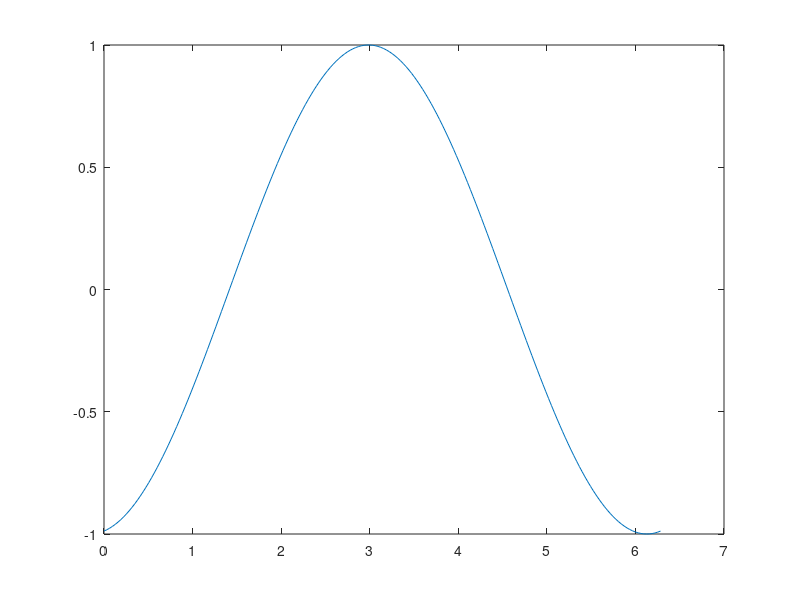
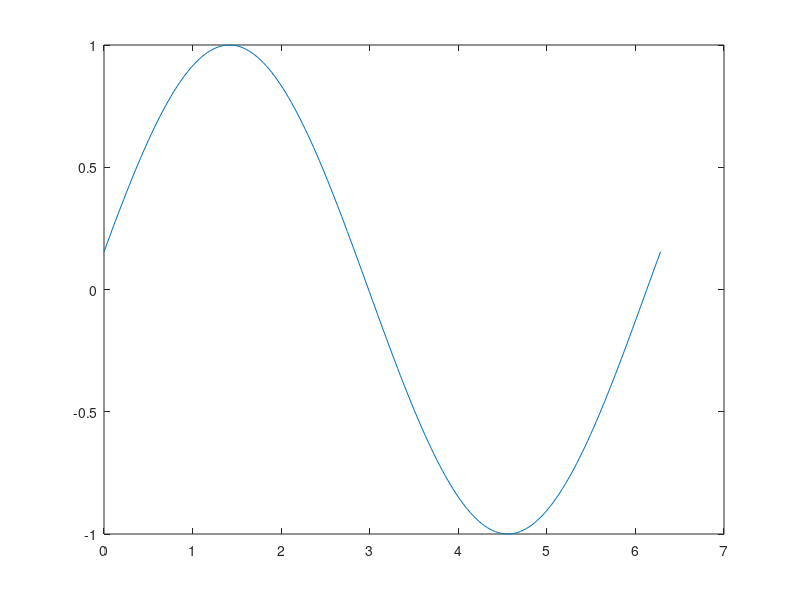

Reproduce these figures in MATLAB, in order.
%% test_plot_focus.m
% Script to compare plot(ax, ...) vs plot(...) regarding figure focus
% NOTE: autogenerated by ChatGPT, modified by PeterC

clear; clc;

%% Test 1: Explicit axes handle -> plot(objAxExplicit, ...)
objFigExplicit = figure('Name','Explicit axes test');
objAxExplicit = axes('Parent', objFigExplicit);
title(objAxExplicit, 'Explicit: plot(ax, ...)');

disp('==============================');
disp('TEST 1: plot(ax, ...)');
disp('==============================');
disp('1) Make sure this figure is created.');
disp('2) Click back on the Command Window or Editor so MATLAB GUI has focus there.');
disp('3) Press Enter to start the test and watch whether the figure steals focus.');
input('   Press Enter to start TEST 1...','s');

for ui32K = 1:300
    dX = linspace(0, 2*pi, 200);
    dY = sin(dX + 0.1 * double(ui32K));

    % Explicit axes: should NOT bring the figure to the foreground
    plot(objAxExplicit, dX, dY);

    % drawnow limitrate;    % minimal GUI update
    pause(0.005);          % slow down so you can see behavior
end

disp('TEST 1 done. The figure should NOT have repeatedly stolen focus.');

%% Test 2: Implicit current axes -> plot(...)
objFigImplicit = figure('Name','Implicit axes test');
objAxImplicit = axes('Parent', objFigImplicit);
title(objAxImplicit, 'Implicit: plot(...)');

% Make objAxImplicit the current axes once
axes(objAxImplicit);  %#ok<LAXES> % sets gca for the following plot(...) calls

disp(' ');
disp('==============================');
disp('TEST 2: plot(...) (implicit current axes)');
disp('==============================');
disp('1) Make sure this second figure is created.');
disp('2) Click back on the Command Window or Editor so MATLAB GUI has focus there.');
disp('3) Press Enter to start the test and watch whether the figure steals focus.');
input('   Press Enter to start TEST 2...','s');

for ui32K = 1:300
    dX = linspace(0, 2*pi, 200);
    dY = cos(dX + 0.1 * double(ui32K));

    % Implicit axes: this may bring the figure to the foreground on updates
    plot(dX, dY);

    % drawnow;              % full GUI update, more likely to trigger focus issues
    pause(0.05);
end

disp('TEST 2 done. Compare how often the second figure grabbed focus vs the first.');
